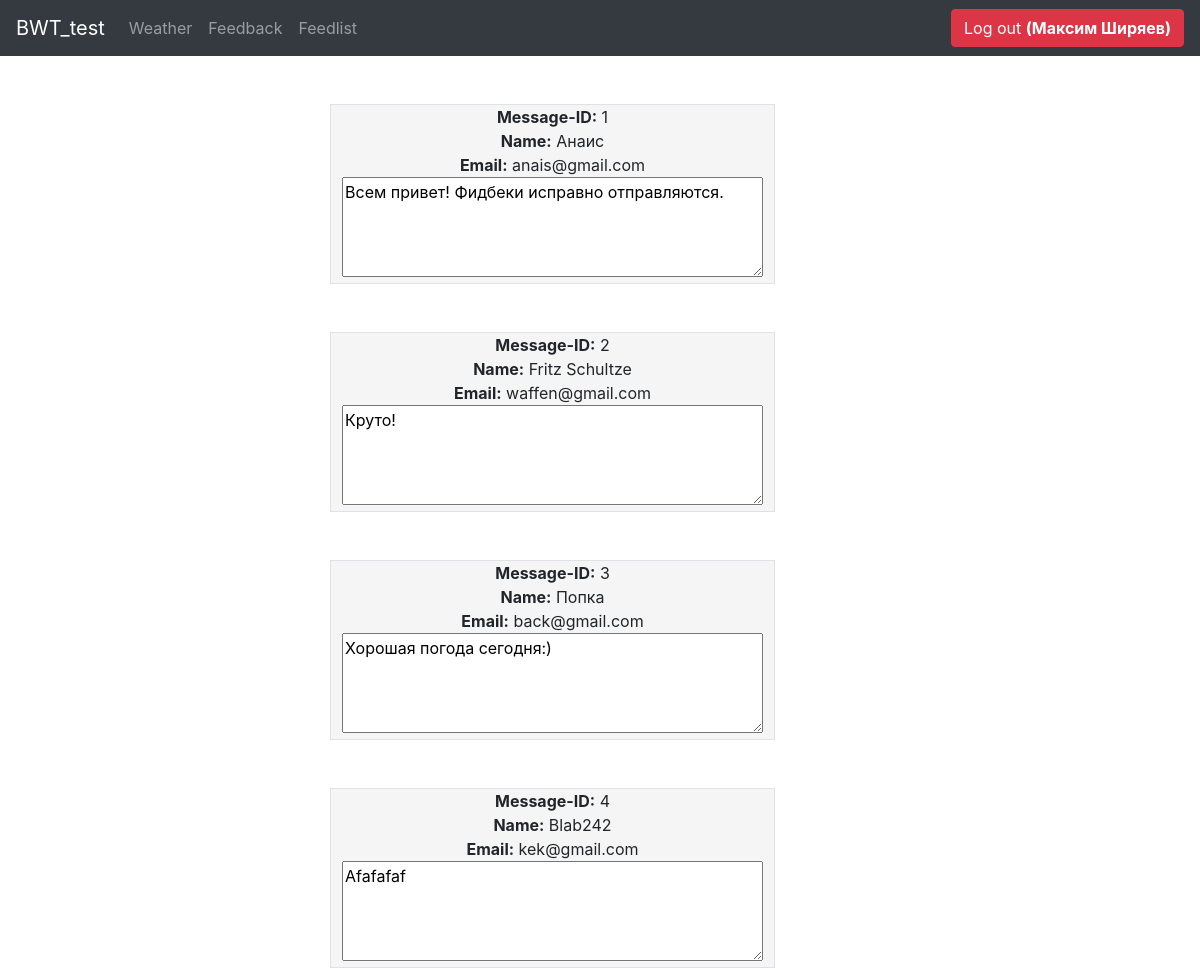
Page /feedback/feedback-list (signed in) on the earlier database version.
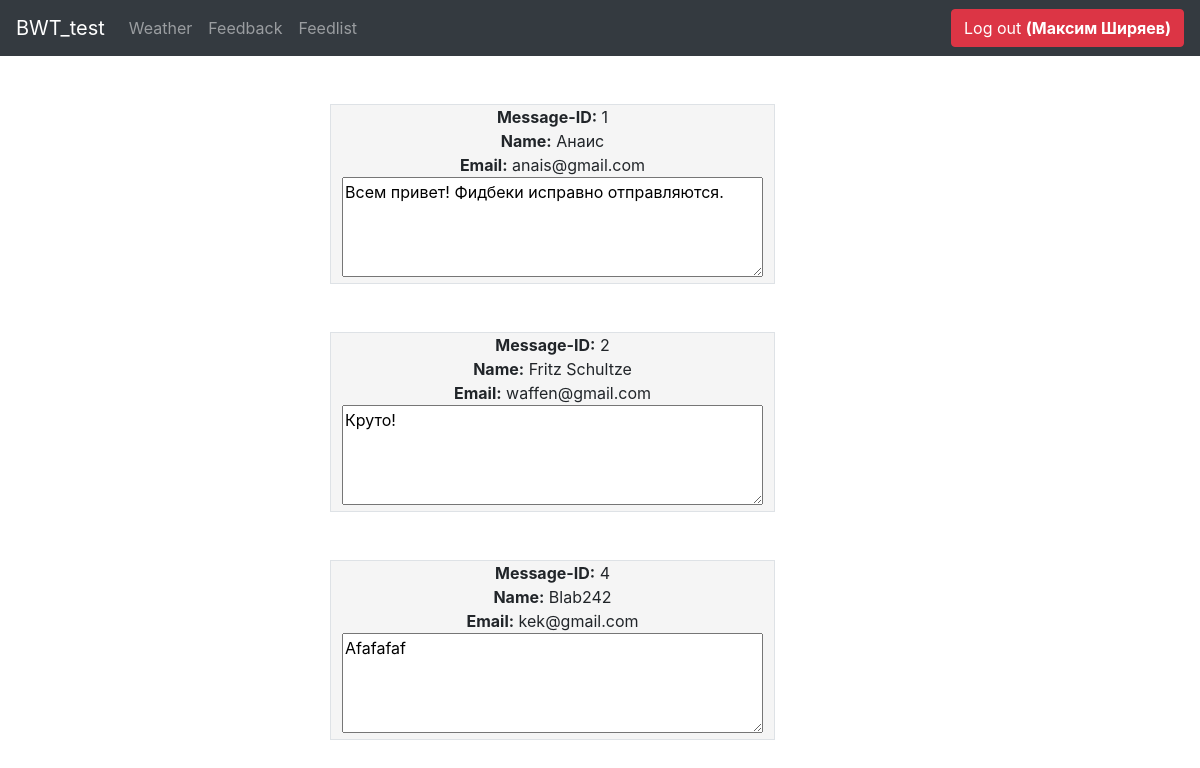
Same page on the later database version.
### tables this page shows
CREATE TABLE `feedbacks` (
  `id` int(9) NOT NULL,
  `name` varchar(30) NOT NULL,
  `email` varchar(40) NOT NULL,
  `message` text NOT NULL
);

### index.php (called while the page is built, shortened)
<?php
spl_autoload_register(function($class) {
	$path = str_replace("\\", '/', $class.'.php');
});
$router = new Router;
$router->run();

### application/models/Feedback.php (called while the page is built, shortened)
<?php
class Feedback extends Model
{
    public function getFeeds()
    {
        $sql = 'SELECT * FROM feedbacks';
        $stmt = self::$db->query($sql);
        $db_ans = $stmt->fetchAll();
        return $db_ans;
    }
}

### application/views/feedback/list.php (the view)
<div class="container">
    <?php
    if (isset($data)):
    foreach ($data as $item):?>
    <div class="row">
        <div class="offset-3 col-md-5 mt-5">
                <div class="feedlist">
                    <div><b>Message-ID:</b> <?= $item['id'] ;?></div>
                    <div><b>Name:</b> <?= $item['name'] ;?></div>
                    <div><b>Email:</b> <?= $item['email'] ;?></div>
                    <textarea readonly><?= $item['message'] ;?></textarea>
                </div>
        </div>
    </div>
    <?php endforeach; ?>
    <?php else:?>
                <h2 class="no-access mt-4">No access rights! You should <a href="/account/login">Log in</a> or <a href="/account/register">Sign up</a>.</h2>
        <?php endif; ?>
</div>

### application/core/Router.php (shortened to what this page needs)
<?php
	class Router
    {
		private $routes = [];
		private $params = [];
		private function add($route, $params)
        {
			$route = '#^'.$route.'$#';
			$this->routes[$route] = $params;
		}
		private function match()
        {
			$url = trim($_SERVER['REQUEST_URI'], '/');
			foreach ($this->routes as $route => $params)
			{
				if (preg_match($route, $url, $matches))
				{
					$this->params = $params;
					return true;
				}
			}
			return false;
		}
		public function run()
        {
			if ($this->match())
			{
				$path = 'application\controllers\\'.ucfirst($this->params['controller']).'Controller';
				if (class_exists($path))
				{
					$action = $this->params['action'].'Action';
					if (method_exists($path, $action))
					{
						$controller = new $path($this->params);
						$controller->$action();
					} else {
						View::errorCode(404);
					}
				} else {
					View::errorCode(404);
				}
			} else {
				View::errorCode(404);
			}
		}
	}

### application/controllers/FeedbackController.php (shortened to what this page needs)
<?php
class FeedbackController extends Controller
{
    public function listAction()
    {
        if (isset($_SESSION['email']) && isset($_SESSION['name']) && isset($_SESSION['surname']))
        {
            $feed_data = $this->model->getFeeds();
            $this->view->render('Feedback list', $result_msg=null, $data=$feed_data);
        }
        else
        {
            $this->view->render('Feedback list');
        }
    }
}

### application/core/View.php (shortened to what this page needs)
<?php
class View {
	public $path;
	public $layout = 'header';
	public function __construct($route) {
		$this->path = $route['controller'].'/'.$route['action'];
	}
	public function render($title, $result_msg=null, $data=null) {
		$path = 'application/views/'.$this->path.'.php';
		if (file_exists($path)) {
			require_once $path;
			$content = ob_get_clean();
			require_once 'application/views/layouts/'.$this->layout.'.php';
		}
		else {
			echo "View NOT found";
		}
	}
}

### application/views/layouts/header.php (shortened to what this page needs)
<!doctype html>
<html lang="en">
  <head>
      <link rel="stylesheet" href="/application/views/layouts/css/bootstrap/bootstrap.min.css">
      <link rel="stylesheet" href="/application/views/layouts/css/header/style.css">
  </head>
  <body class="text-center">
    <nav class="navbar navbar-expand-md navbar-dark bg-dark">
      <a class="navbar-brand m-b-0" href="/">BWT_test</a>
      <div class="collapse navbar-collapse" id="navbarTogglerDemo02">
        <ul class="navbar-nav mr-auto mt-2 mt-lg-0">
          <li class="nav-item">
            <a class="nav-link" href="/weather/get-weather">Weather</a>
          </li>
          <li class="nav-item">
            <a class="nav-link" href="/feedback/send-feedback">Feedback</a>
          </li>
          <li class="nav-item">
            <a class="nav-link" href="/feedback/feedback-list">Feedlist</a>
          </li>
        </ul>
          <?php if (isset($_SESSION['email']) && isset($_SESSION['name']) && isset($_SESSION['surname'])):?>
                <form class="form-inline my-2 my-lg-0" action="/account/login" method="post">
                    <button type="submit" class="btn btn-danger" name="logout">Log out <b>(<?="{$_SESSION['name']} {$_SESSION['surname']}"; ?>)</b></button>
              </form>
            <?php endif; ?>
      </div>
    </nav>
    <?=$content;?>
  </body>
</html>

### application/views/layouts/css/header/style.css (style rules this page uses)
html, body { height: 100%; }
.feedlist { background-color: #f5f5f5; border: 1px solid #dee2e6!important; }
.feedlist > textarea { width: 95%; height: 100px; }

Differences in the rows shown:
removed feedbacks: id "3", name "Попка", email "back@gmail.com", message "Хорошая погода сегодня:)"
